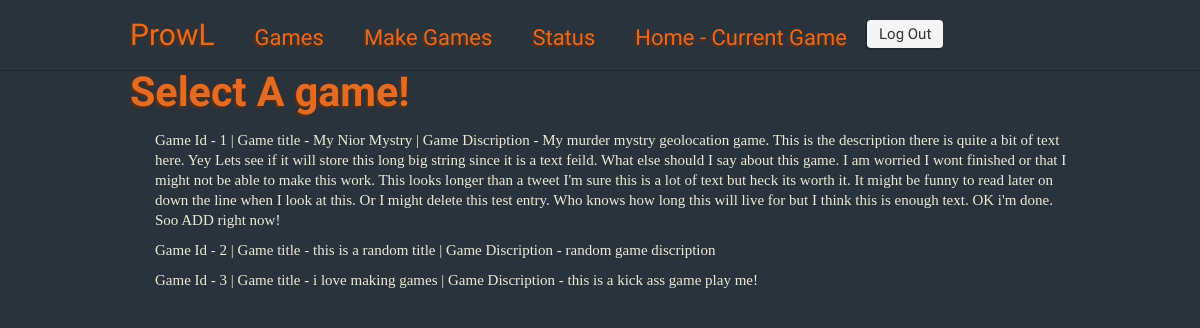
Before: /select_games with the older database file.
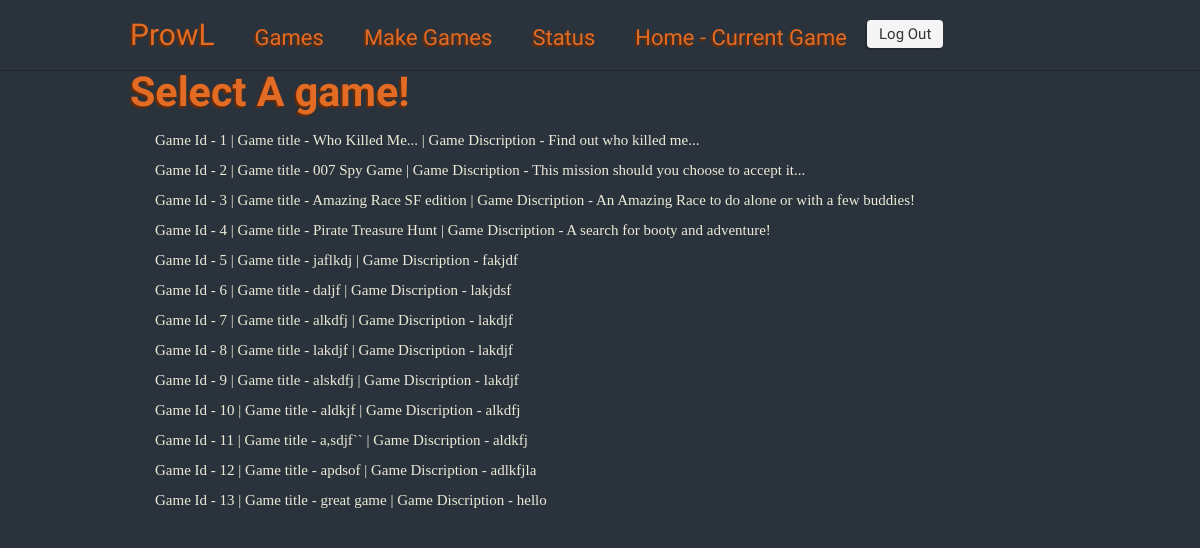
After: the same page with the newer database file.
### model.py (models this page shows)
class Game(Base):
	__tablename__ = "games"
	id = Column(Integer, primary_key=True)
	game_title = Column(String(), nullable=True)
	game_description = Column(Text(), nullable=True)

### murder.py (the view)
@app.route('/select_games', methods=['GET'])
def select_game():
  games = db_session.query(Game).all()
  return render_template('select_games.html', games=games)

### templates/select_games.html (shortened to what this page needs)
{% extends "layout.html" %}
{% block content %}
<h1>
	<br>
	Select A game!
</h1>
<ul>
{% for game in games %}
	<p>
	Game Id - {{game.id}} | Game title - {{game.game_title}} | Game Discription - {{game.game_description}}
	</p>
{% endfor %}
</ul>
{% endblock %}

### templates/layout.html (shortened to what this page needs)
<html lang = en>
{% from "_form_helpers.html" import render_field %}
<head>
{% block head %}
<link href="/static/CSS/css/bootstrap.superhero.min.css" rel="stylesheet" media ="screen">
{% endblock %}
</head>
<body>
<div class ="navbar navbar-fixed-top">
	<div class ="navbar-inner">
		<div class = "container">
		    <a class ="brand" href="#">ProwL</a>
		    <div class ="nav-collapse">
				<ul class ="nav">
					<li><a href="{{url_for("select_game")}}"> Games </a></li>
					<li><a href="{{url_for("display_make_game")}}"> Make Games </a></li>
					<li><a href="{{url_for("display_status")}}"> Status </a></li>
					<li><a href="{{url_for("current_game")}}"> Home - Current Game</a></li>
					<li>
						<form name="logout_button" action="{{url_for("logout")}}" method="POST">
						<input class="btn" type=submit value="Log Out">
					</form>
					</li>
				</ul>
			</div>
		</div>
	</div>
</div>
<div id = "content" class="container">
{% block content %}
{% endblock %}
</div>
</body>
</html>

Changed rows visible on the page:
changed Game id 1: game_title "My Nior Mystry" → "Who Killed Me..."; game_description "My murder mystry geolocation game. This is the description there is quite a bit of text here. Yey Lets see if it will store this long big string since it is a text feild. What else should I say about this game. I am worried I wont finished or that I might not be able to make this work. This looks longer than a tweet I'm sure this is a lot of text but heck its worth it. It might be funny to read later on down the line when I look at this. Or I might delete this test entry. Who knows how long this will live for but I think this is enough text. OK i'm done. Soo ADD right now!" → "Find out who killed me..."
changed Game id 2: game_title "this is a random title" → "007 Spy Game"; game_description "random game discription" → "This mission should you choose to accept it..."
changed Game id 3: game_title "i love making games" → "Amazing Race SF edition"; game_description "this is a kick ass game play me!" → "An Amazing Race to do alone or with a few buddies!"
added Game: id "4", game_title "Pirate Treasure Hunt", game_description "A search for booty and adventure!"
added Game: id "5", game_title "jaflkdj", game_description "fakjdf"
added Game: id "6", game_title "daljf", game_description "lakjdsf"
added Game: id "7", game_title "alkdfj", game_description "lakdjf"
added Game: id "8", game_title "lakdjf", game_description "lakdjf"
added Game: id "9", game_title "alskdfj", game_description "lakdjf"
added Game: id "10", game_title "aldkjf", game_description "alkdfj"
added Game: id "11", game_title "a,sdjf``", game_description "aldkfj"
added Game: id "12", game_title "apdsof", game_description "adlkfjla"
added Game: id "13", game_title "great game", game_description "hello"
